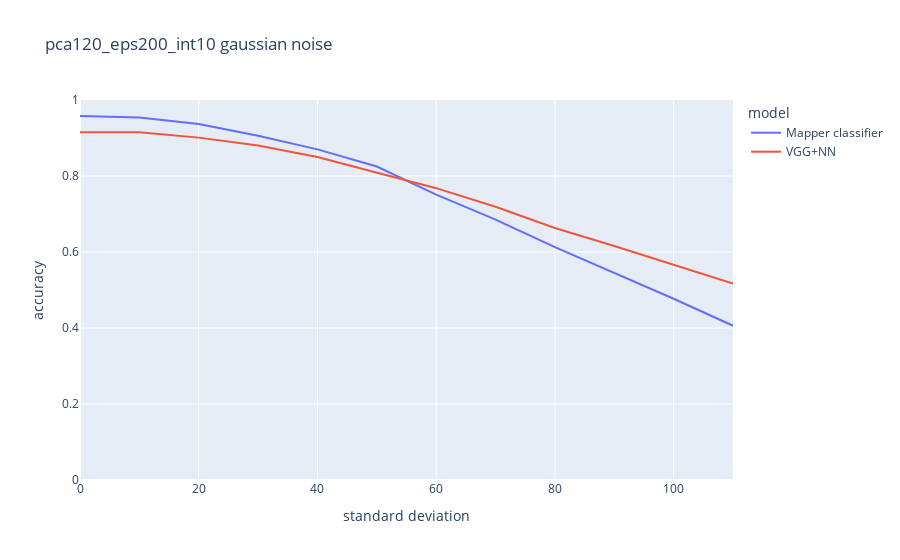

Here is the notebook cell this chart was saved with:
### Code cell
fig = px.line(df,
              x="standard deviation",
              y="accuracy",
              color='model',
              title='pca120_eps200_int10 gaussian noise',
              range_y=[0,1])
fig.show()

### Figure 1 — Plotly figure (JSON) as saved in the notebook; plotly's stock layout.template omitted (floating-point values rounded to 4 significant figures)
{"data": [{"hovertemplate": "model=Mapper classifier<br>standard deviation=%{x}<br>accuracy=%{y}<extra></extra>", "legendgroup": "Mapper classifier", "line": {"color": "#636efa", "dash": "solid"}, "mode": "lines", "name": "Mapper classifier", "orientation": "v", "showlegend": true, "type": "scatter", "x": [0, 10, 20, 30, 40, 50, 60, 70, 80, 90, 100, 110], "xaxis": "x", "y": [0.958, 0.954, 0.937, 0.906, 0.87, 0.825, 0.751, 0.685, 0.613, 0.545, 0.477, 0.406], "yaxis": "y"}, {"hovertemplate": "model=VGG+NN<br>standard deviation=%{x}<br>accuracy=%{y}<extra></extra>", "legendgroup": "VGG+NN", "line": {"color": "#EF553B", "dash": "solid"}, "mode": "lines", "name": "VGG+NN", "orientation": "v", "showlegend": true, "type": "scatter", "x": [0, 10, 20, 30, 40, 50, 60, 70, 80, 90, 100, 110], "xaxis": "x", "y": [0.915, 0.915, 0.901, 0.88, 0.85, 0.81, 0.768, 0.719, 0.663, 0.616, 0.566, 0.517], "yaxis": "y"}], "layout": {"legend": {"title": {"text": "model"}, "tracegroupgap": 0}, "title": {"text": "pca120_eps200_int10 gaussian noise"}, "xaxis": {"anchor": "y", "domain": [0, 1], "title": {"text": "standard deviation"}}, "yaxis": {"anchor": "x", "domain": [0, 1], "range": [0, 1], "title": {"text": "accuracy"}}}}
